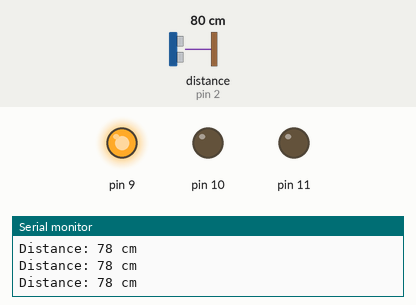
This sketch was run on a simulated Arduino Uno, built with avr-gcc and run on an emulated ATmega328P. Parts: output pins drawn as LEDs (lit = HIGH), the last lines printed to the serial monitor. Wiring (inferred from the names in the program): ultrasonic range finder: trigger pin 3; echo pin 2. The test bench sets the inputs (shaded band); at power-on: distance to the obstacle (sensor on pin 2) 80 cm. The echo pulse lasts 58.3 µs per cm; pins used as bus, display or sensor lines are not drawn.

Above: at 1.2 s.
1.3 s: distance to the obstacle (sensor on pin 2) set to 33 cm
2.8 s: distance to the obstacle (sensor on pin 2) set to 28 cm
At 3.5 s:
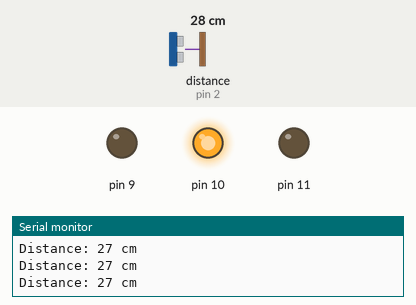
4.3 s: distance to the obstacle (sensor on pin 2) set to 2 cm
At 4.7 s:
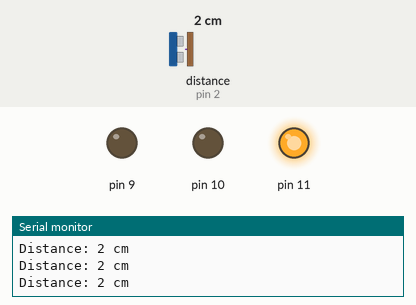
Timing chart, 0 to 7.3 s (numbered marks = the images above; inputs shaded):
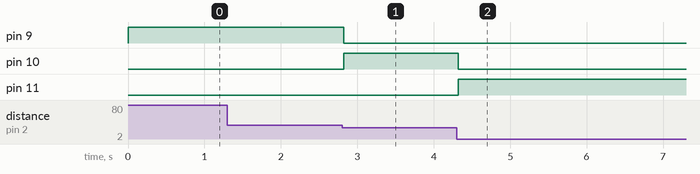

The sketch:

3.8-Distance_Sensing.ino
```cpp
#define echoPin 2
#define trigPin 3
long duration;
int distance;
int x;

void setup() {
  pinMode(trigPin, OUTPUT);
  pinMode(echoPin, INPUT);
  pinMode(9,OUTPUT);
  pinMode(10,OUTPUT);
  pinMode(11,OUTPUT);
  Serial.begin(9600);
}
void loop() {
  digitalWrite(trigPin, LOW);
  delayMicroseconds(2);
  digitalWrite(trigPin, HIGH);
  delayMicroseconds(10);
  digitalWrite(trigPin, LOW);
  duration = pulseIn(echoPin, HIGH);
  distance = duration * 0.034 / 2;
  Serial.print("Distance: ");
  Serial.print(distance);
  Serial.println(" cm");
  if(distance<10){
  digitalWrite(11,HIGH);
  digitalWrite(10,LOW);
  digitalWrite(9,LOW);
  }
  else if(distance>10&&distance<30){
  digitalWrite(10,HIGH);
  digitalWrite(11,LOW);
  digitalWrite(9,LOW);
  }
  else{
  digitalWrite(9,HIGH);
  digitalWrite(11,LOW);
  digitalWrite(10,LOW);
  }
}
```

Measured:
- the behaviour switches between 31 and 30 cm on distance to the obstacle (sensor on pin 2) (found by bisection; images 0 and 1)
- after the input at 2.8 s, pin 9: HIGH → LOW at once; pin 10: LOW → HIGH at once
- after the input at 4.3 s, pin 10: HIGH → LOW at once; pin 11: LOW → HIGH at once
